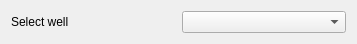
<?xml version="1.0" encoding="UTF-8"?>
<ui version="4.0">
 <class>wellSelectionWidget</class>
 <widget class="QWidget" name="wellSelectionWidget">
  <property name="geometry">
   <rect>
    <x>0</x>
    <y>0</y>
    <width>357</width>
    <height>43</height>
   </rect>
  </property>
  <property name="windowTitle">
   <string>Form</string>
  </property>
  <layout class="QHBoxLayout" name="horizontalLayout">
   <item>
    <widget class="QLabel" name="selectWellLabel">
     <property name="text">
      <string>Select well</string>
     </property>
    </widget>
   </item>
   <item>
    <widget class="QComboBox" name="wellsComboBox"/>
   </item>
  </layout>
 </widget>
 <resources/>
 <connections/>
</ui>
